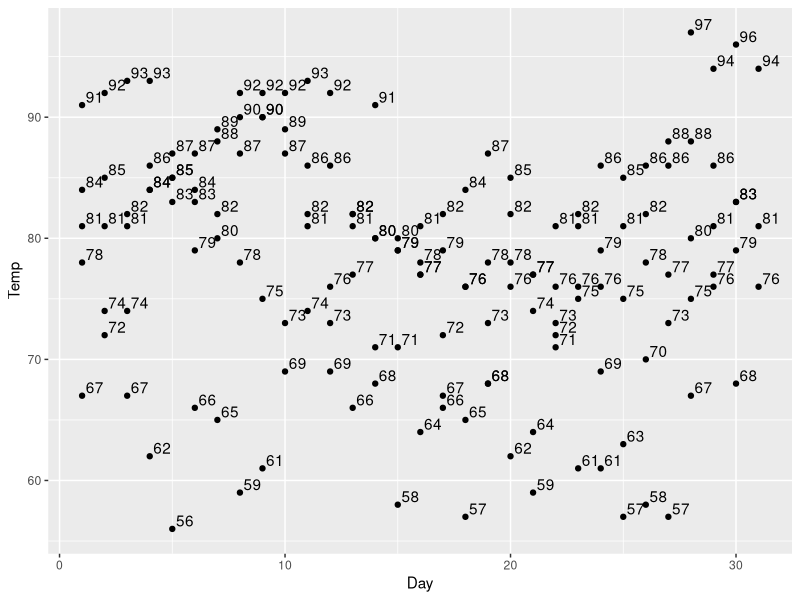
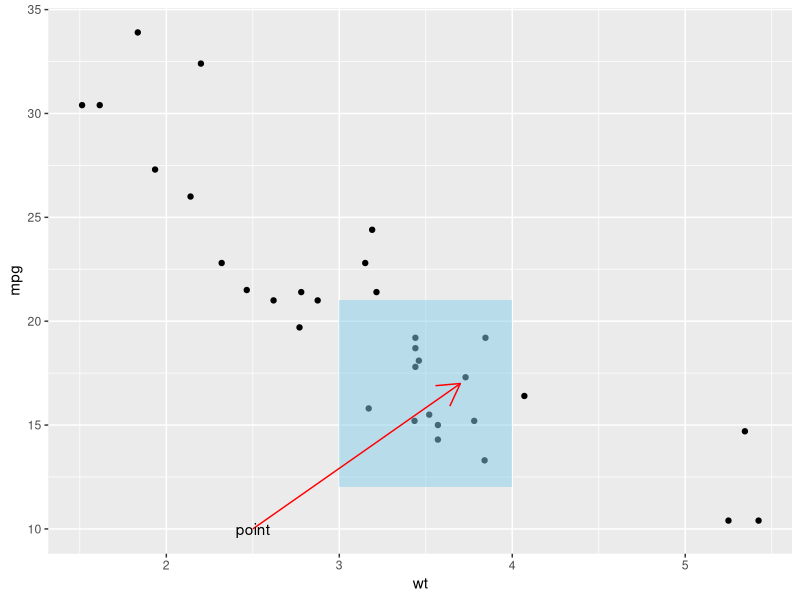
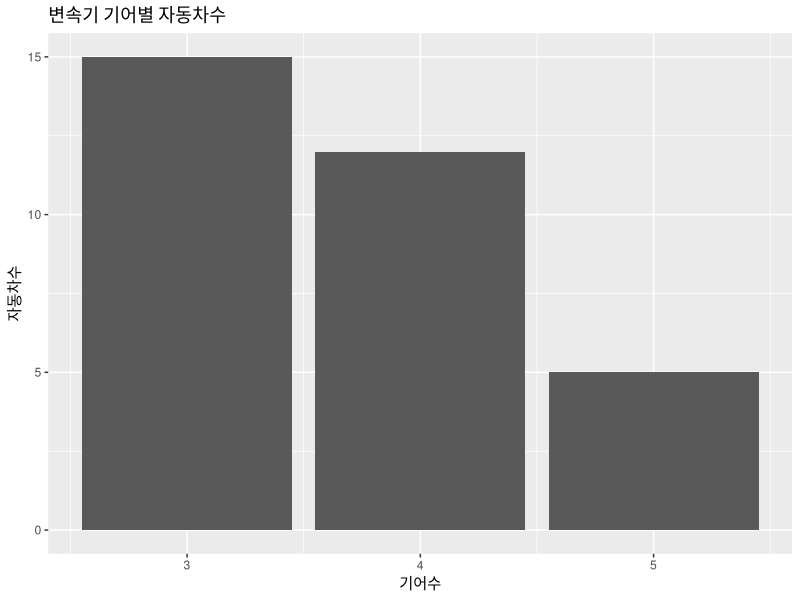

These figures' R source, in order:

library(ggplot2)

#텍스트 입력 및 도형 그리기
 ggplot(airquality, aes(x=Day, y=Temp))+
   geom_point()+
   geom_text(aes(label=Temp, vjust=-0.2, hjust=-0.2))
 #세로 값과 가로값을 모두 0으로 입력하면 레이블은 각 점의 오른쪽 위, 
 #+값은 아래/왼쪽, -값은 위/ 오른쪽


ggplot(mtcars, aes(x= wt, y=mpg))+
  geom_point()+ #산점도 그리기
  annotate("rect", xmin=3,xmax=4,ymin=12,ymax=21,alpha=0.5,fill="skyblue")+
  #하늘색 투명한(alpha=0.5)사각형 모형 그리기
  annotate("segment", x=2.5,xend=3.7,y=10, yend=17,color="red",arrow= arrow())+
  #빨간색화살표 그리기
  annotate("text", x= 2.5, y=10, label="point")
# 레이블 추가


#그래프 제목 및 축 제목 추가
#막대 그래프에 제목추가
ggplot(mtcars, aes(x=gear))+ geom_bar()+
  labs(x= "기어수", y="자동차수", title= "변속기 기어별 자동차수")













